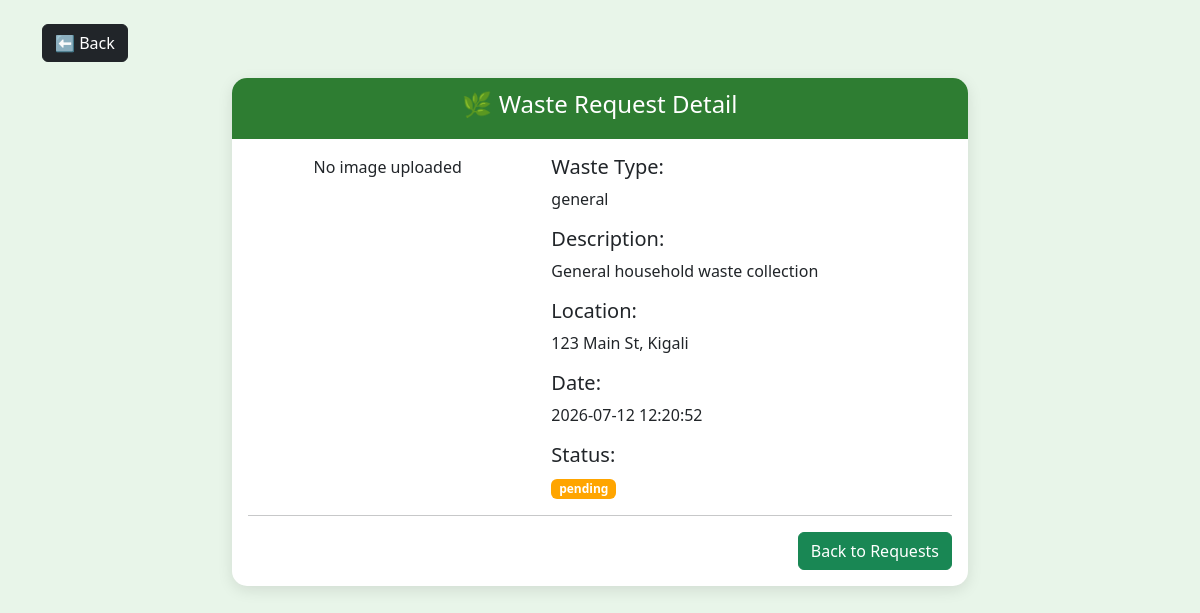
The app's page /Request_detail.php?id=1 with its own data.
### tables this page shows
CREATE TABLE waste_requests (
    request_id INT PRIMARY KEY AUTO_INCREMENT,
    resident_id INT NOT NULL,
    waste_type ENUM('general', 'recyclable', 'organic', 'hazardous', 'electronic', 'construction', 'medical') NOT NULL,
    description TEXT,
    image VARCHAR(255) DEFAULT NULL,
    location TEXT NOT NULL,
    latitude DECIMAL(10, 8) DEFAULT NULL,
    longitude DECIMAL(11, 8) DEFAULT NULL,
    estimated_quantity DECIMAL(10, 2) DEFAULT NULL COMMENT 'Estimated quantity in kg',
    urgency ENUM('low', 'medium', 'high', 'emergency') DEFAULT 'medium',
    request_date TIMESTAMP DEFAULT CURRENT_TIMESTAMP,
    preferred_date DATE DEFAULT NULL,
    preferred_time TIME DEFAULT NULL,
    status ENUM('pending', 'approved', 'assigned', 'in_progress', 'completed', 'cancelled', 'rejected') DEFAULT 'pending',
    admin_notes TEXT DEFAULT NULL,
    completed_at DATETIME DEFAULT NULL,
    created_at TIMESTAMP DEFAULT CURRENT_TIMESTAMP,
    updated_at TIMESTAMP DEFAULT CURRENT_TIMESTAMP ON UPDATE CURRENT_TIMESTAMP,
    FOREIGN KEY (resident_id) REFERENCES residents(resident_id) ON DELETE CASCADE,
    INDEX idx_resident_id (resident_id),
    INDEX idx_status (status),
    INDEX idx_waste_type (waste_type),
    INDEX idx_request_date (request_date),
    INDEX idx_urgency (urgency)
);

### Request_detail.php (the view, shortened to what this page needs)
<?php
include('Connection.php');
$id = intval($_GET['id']);
$sql = "SELECT * FROM waste_requests WHERE request_id='$id'";
$result = mysqli_query($conn, $sql);
$row = mysqli_fetch_assoc($result);
?>
<!DOCTYPE html>
<html>
<head>
    <link href="https://cdn.jsdelivr.net/npm/bootstrap@5.3.3/dist/css/bootstrap.min.css" rel="stylesheet">
</head>
<body>
<div class="container mt-4">
    <a href="create_request.php" class="btn btn-dark mb-3">⬅ Back</a>
    <div class="row justify-content-center">
        <div class="col-md-8">
            <div class="card">
                <div class="header text-center">
                    <h4>🌿 Waste Request Detail</h4>
                </div>
                <div class="card-body">
                    <div class="row">
                        <div class="col-md-5 text-center">
                            <?php if (!empty($row['image'])) { ?>
                                <img src="uploads/<?php echo $row['image']; ?>"
                                     class="img-fluid rounded"
                                     style="max-height:250px;">
                            <?php } else { ?>
                                <p>No image uploaded</p>
                            <?php } ?>
                        </div>
                        <div class="col-md-7">
                            <h5>Waste Type:</h5>
                            <p><?php echo $row['waste_type']; ?></p>
                            <h5>Description:</h5>
                            <p><?php echo $row['description']; ?></p>
                            <h5>Location:</h5>
                            <p><?php echo $row['location']; ?></p>
                            <h5>Date:</h5>
                            <p><?php echo $row['request_date']; ?></p>
                            <h5>Status:</h5>
                            <span class="badge
                                <?php
                                    if ($row['status'] == 'pending') echo 'badge-pending';
                                    elseif ($row['status'] == 'assigned') echo 'badge-assigned';
                                    elseif ($row['status'] == 'in_progress') echo 'badge-progress';
                                    else echo 'badge-completed';
                                ?>
                            ">
                                <?php echo $row['status']; ?>
                            </span>
                        </div>
                    </div>
                    <hr>
                    <div class="text-end">
                        <a href="create_request.php" class="btn btn-success">
                            Back to Requests
                        </a>
                    </div>
                </div>
            </div>
        </div>
    </div>
</div>
</body>
</html>

### Request_detail.php (style rules this page uses)
body { background:#e8f5e9; }
.card { border:none; border-radius:15px; box-shadow:0 4px 15px rgba(0,0,0,0.1); }
.header { background:#2e7d32; color:white; padding:12px; border-radius:15px 15px 0 0; }
.badge-pending { background:orange; }

### records on screen
waste_requests: waste_type "general", description "General household waste collection", location "123 Main St, Kigali", request_date "2026-07-12 12:20:52", status "pending"
